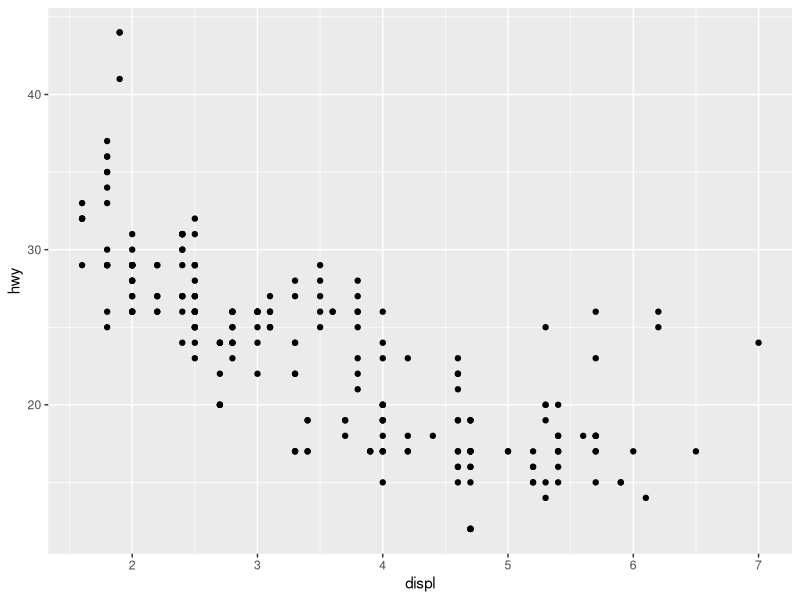
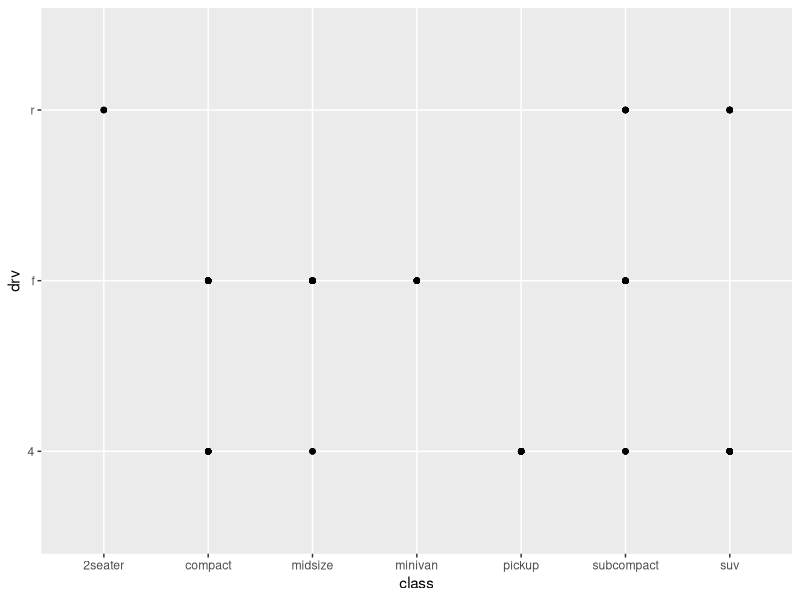
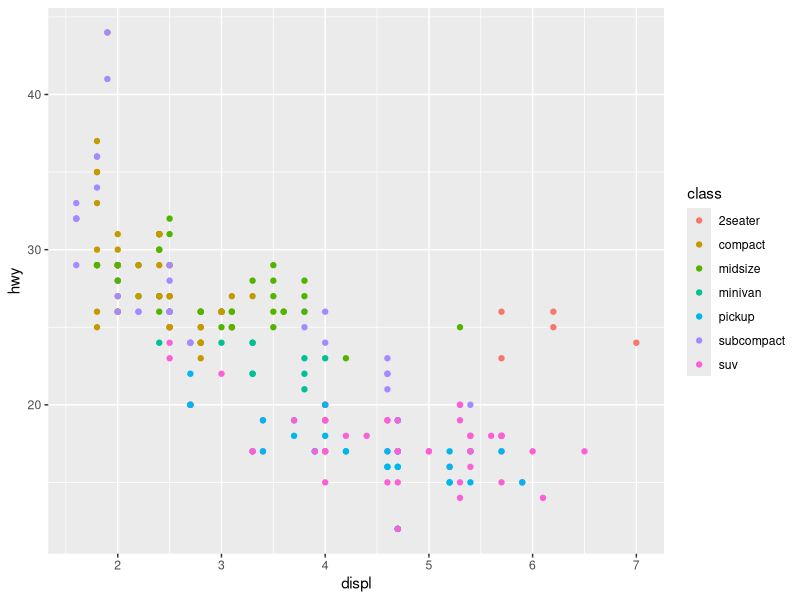
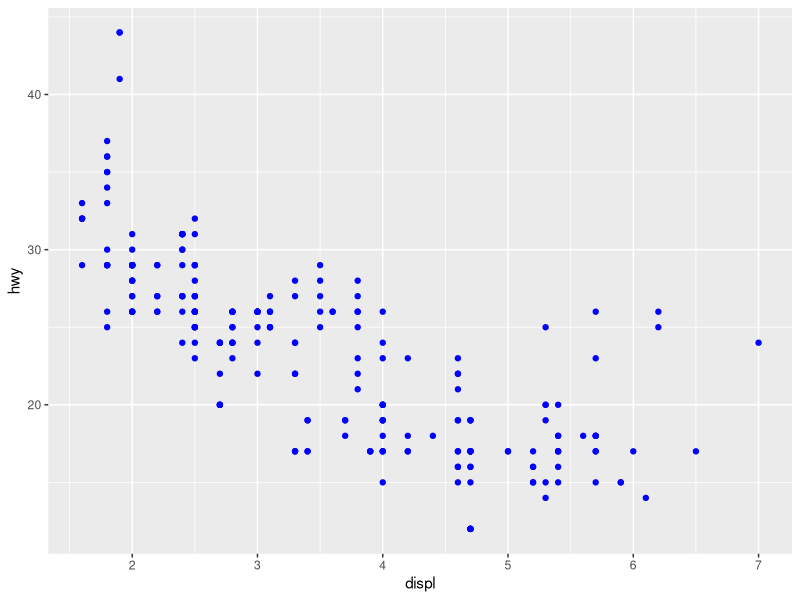
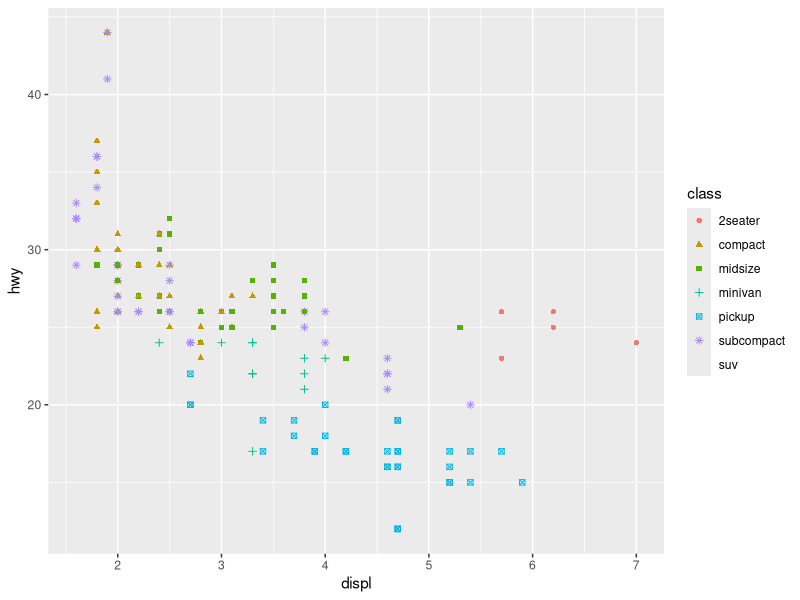
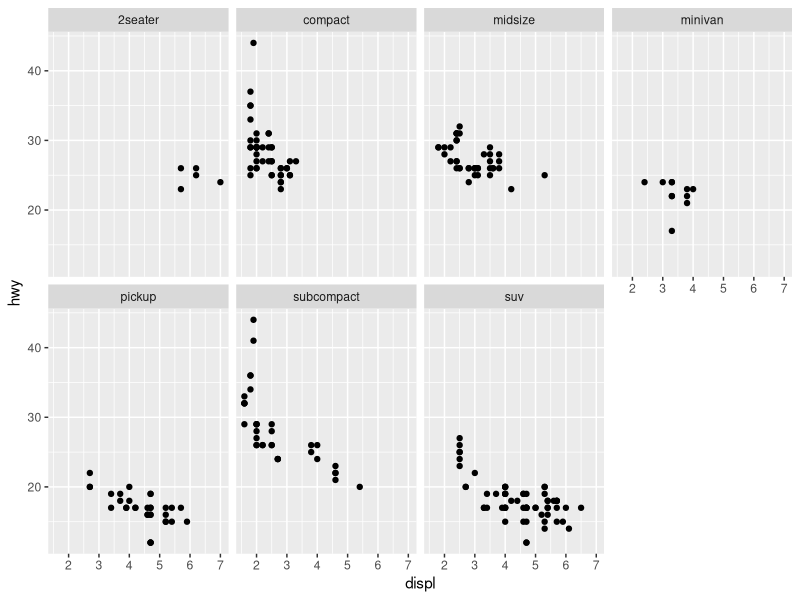
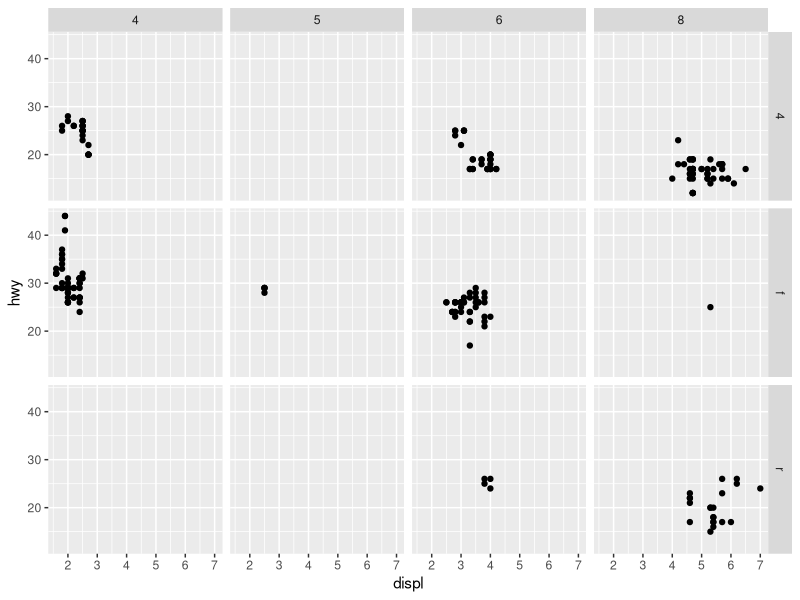
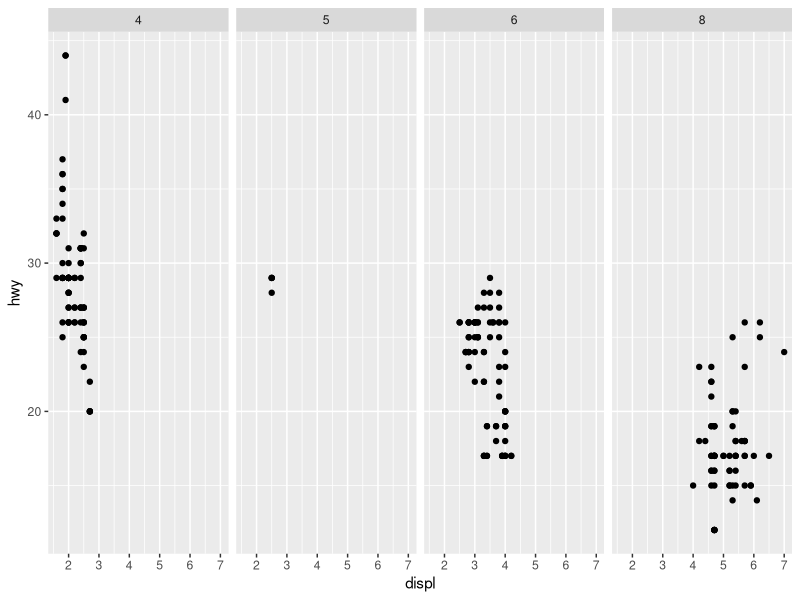

Reproduce these figures in R, in order.
# 1. Data Visualisation
# load tidyverse

library(tidyverse)

# Using the mpg dataframe
# show some info about
mpg

# show explanation
?mpg

# First Scatter Plot
ggplot(data = mpg)+
  geom_point(mapping = aes(x=displ, y=hwy))

# Scatterplot class vs drv
ggplot(data = mpg)+
  geom_point(mapping = aes(x=class,y=drv))

# Adding aesthetics
ggplot(data = mpg)+
  geom_point(mapping = aes(x = displ,y=hwy, color =class))
# color has to be inside mapping, otherwise color for all data
ggplot(data = mpg)+
  geom_point(mapping = aes(x=displ,y=hwy),color="blue")

ggplot(data = mpg)+
  geom_point(mapping = aes(x=displ,y=hwy,color = class,shape = class))

# Facets / subplotsfor categories
ggplot(data=mpg)+
  geom_point(mapping = aes(x=displ,y=hwy))+
  facet_wrap(~class,nrow=2)

# Subplots / Facets grid over two categories
ggplot(data = mpg)+
  geom_point(mapping = aes(x=displ,y=hwy))+
  facet_grid(drv ~cyl)

#  Leave out a dimension with . ( grid as wrap use)
ggplot(data = mpg)+
  geom_point(mapping = aes(x=displ,y=hwy))+
  facet_grid(. ~cyl)

# Exercises
ggplot(data = mpg) +
  geom_point(mapping = aes(x = displ, y = hwy)) +
  facet_grid(drv ~ .)

# Geometric Objetcts
ggplot(data = mpg)+
  geom_smooth(mapping =aes(x=displ,y=hwy, linetype=drv))

ggplot(data = mpg)+
  geom_smooth(mapping =aes(x=displ,y=hwy, linetype=drv))+
  geom_point(mapping = aes(x=displ,y=hwy, color = drv))

# Multiple Geoms, avoid duplicate code
# VERBOSE!!
# here, the mappings are local to geom
ggplot(data= mpg)+
  geom_point(mapping = aes(x=displ,y=hwy))+
  geom_smooth(mapping=aes(x=displ,y=hwy))

# BETTER
# here global mapping for all layers
ggplot(data = mpg,mapping=aes(x=displ,y=hwy))+
  geom_point()+
  geom_smooth()

# add mapping for some local layer
ggplot(data = mpg,mapping=aes(x=displ,y=hwy))+
  geom_point(mapping = aes(color=class))+
  geom_smooth(se = FALSE)

?geom_smooth

# Exercises
# 6.recreate graphs
# 1 2
# 3 4
# 5 6
#1.
ggplot(data=mpg, mapping=aes(x=displ,y=hwy))+
  geom_smooth(se = FALSE)+
  geom_point()
#2.
ggplot(data=mpg, mapping=aes(x=displ,y=hwy))+
  geom_smooth(mapping = aes(group=drv),se=FALSE)+
  geom_point()
#3.
ggplot(data=mpg, mapping=aes(x=displ,y=hwy,color=drv))+
  geom_smooth(se=FALSE)+
  geom_point()
#4.  
ggplot(data=mpg, mapping=aes(x=displ,y=hwy))+
  geom_smooth(se=FALSE)+
  geom_point(mapping=aes(color=drv))
#5.
ggplot(data=mpg, mapping=aes(x=displ,y=hwy))+
  geom_point(mapping=aes(color=drv))+
  geom_smooth(mapping=aes(linetype=drv), se=FALSE)
#6. 
ggplot(data=mpg,mapping=aes(x=displ,y=hwy))+
  geom_point(shape=21,mapping=aes(fill=drv),color="white",stroke=1)

# Statistical Transformation
diamonds

ggplot(data=diamonds)+
  geom_bar(mapping=aes(x=cut))
# geom_bar uses internally a stat transformation to count the categories
# same plot as above
ggplot(data=diamonds)+
  stat_count(mapping=aes(x=cut))
# every stat has a default geom and vice versa
# proportion instead of count
ggplot(data=diamonds)+
  geom_bar(mapping = aes(x=cut, y= ..prop..,group=1))
